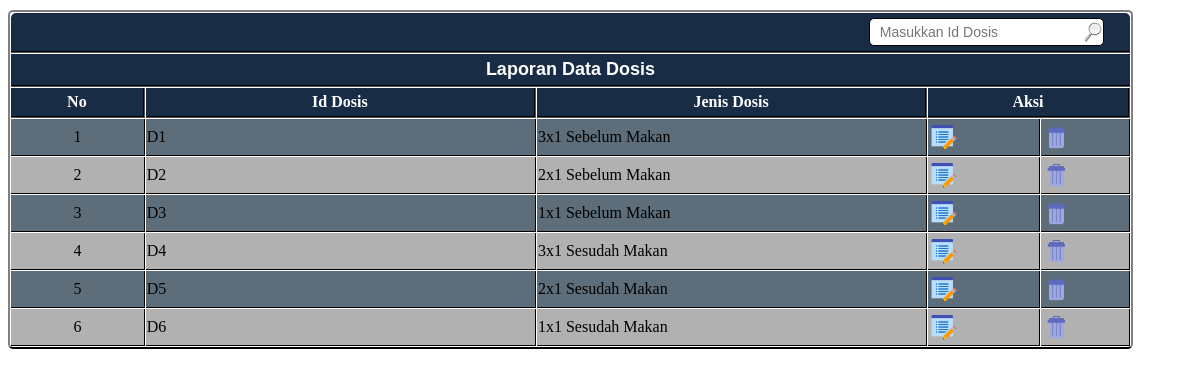
The page /dokter/dosis_tampildata.php?kat=2 on the database its author committed.
### tables this page shows
CREATE TABLE IF NOT EXISTS `dosis` (
  `id_dosis` varchar(4) NOT NULL,
  `nama_dosis` varchar(30) NOT NULL,
  PRIMARY KEY  (`id_dosis`)
);

### dokter/dosis_tampildata.php (the view, shortened to what this page needs)
<link rel="stylesheet" href="tabel.css" type="text/css" />
<table border="0" class="tabel"  cellspacing="1" width="98%" >
  <tr>
    <form action="dosis_pencarian.php" method="post">
      <th class="judul" colspan="9"> <div align="right">
  <input type="text" name="id_dosis" class="cari" size="25" placeholder="Masukkan Id Dosis" />
  &nbsp;&nbsp;&nbsp;&nbsp; </div></th>
    </form>
  </tr>
  <tr>
    <th class="judul2" colspan="9">Laporan Data Dosis</th>
  </tr>
  <tr>
    <th width="12%" class="isiform">No</th>
    <th width="35%" class="isiform">Id Dosis</th>
    <th width="35%" class="isiform">Jenis  Dosis</th>
    <th colspan="3" class="isiform">Aksi</th>
  </tr>
  <?php
				$query = mysql_query("select * from dosis") or die(mysql_error);
				$nomor=1;
				while($data=mysql_fetch_array($query))
				{
				if($nomor%2==0)
				{ $bgcolor="#b1b1b1"; }
				else
				{ $bgcolor="#5d6d7a"; }
				?>
  <tr class="isiform1"  bgcolor=<?php echo "$bgcolor"; ?>>
    <td class="isiform1"><div align="center">
    <?php echo $nomor;?></div></td>
    <td class="isiform1"><?php echo $data["0"];?></td>
    <td class="isiform1"><?php echo $data["1"];?></td>
    <td width="10%" class="isiform1"><?php echo "<a href=dosis_edit.php?id_dosis=$data[id_dosis]>
				<img src='../img/edit.png' width='30px' height='30px'/></a>";?></td>
    <td width="10%" class="isiform1"><?php echo "<a href=dosis_delete.php?id_dosis=$data[id_dosis]&&hapus=oke><img src='../img/delete.png' width='30px' height='30px'/></a>";?></td>
  </tr>
  <?php $nomor++;}?>
</table>
<p>&nbsp;</p>

### dokter/tabel.css (style rules this page uses)
.tabel { width:95%; margin-top:10px; border-width:2px; border-style:solid; border-bottom-color:#000000; border-radius:5px 5px 5px 5px; }
.judul { background-color:#182D45; color:#ffffff; padding-top:5px; padding-bottom:5px; font-family:Arial, Helvetica, sans-serif; font-size:18px; border-bottom-style:groove; border-bottom-width:2px; border-radius:5px 5px 0px 0px; border-color:#000000; }
.judul2 { background-color:#182D45; color:#ffffff; padding-top:5px; padding-bottom:5px; font-family:Arial, Helvetica, sans-serif; font-size:18px; border-bottom-style:groove; border-bottom-width:2px; border-radius:0px 0px 0px 0px; border-color:#000000; }
.isiform { border-right-width:2px; border-right-style:groove; border-bottom-style:groove; border-bottom-width:2px; border-radius:0px 0px 0px 0px; background-color:#182D45; padding-top:5px; padding-bottom:5px; border-color:#000000; color:ffffff; }
.isiform1 { color:#000000; border-right-width:1px; border-right-style:groove; border-bottom-style:groove; border-bottom-width:1px; padding-top:3px; padding-bottom:3px; border-color:#000000; }
.cari { padding-top:5px; padding-bottom:5px; background-image:url(../img/cari1.png); background-position:right; background-repeat:no-repeat; padding-left:10px; font-family:Arial, Helvetica, sans-serif; font-size:14px; color:#666666; border-style:solid; border-color:#000000; border-width:1px; box-shadow:2px 2x 2px #999999; border-radius:5px 5px 5px 5px; }

### rows shown on the page
dosis: id_dosis "D1", nama_dosis "3x1 Sebelum Makan"
dosis: id_dosis "D2", nama_dosis "2x1 Sebelum Makan"
dosis: id_dosis "D3", nama_dosis "1x1 Sebelum Makan"
dosis: id_dosis "D4", nama_dosis "3x1 Sesudah Makan"
dosis: id_dosis "D5", nama_dosis "2x1 Sesudah Makan"
dosis: id_dosis "D6", nama_dosis "1x1 Sesudah Makan"
